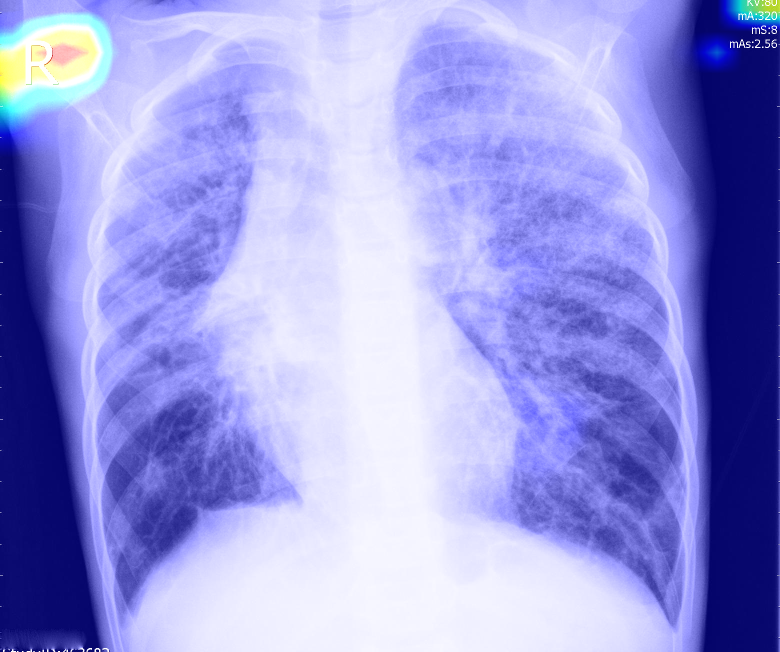
#> input picture reports/overlay_0.png, 1560 x 1304 px (shown at 1/2 size)
$ python -i preprocess_img.py   (imports and definitions only)
#> lines starting #> are read from the running program, lines starting #| are printed output that depends on the picture
#> further down, picture is the input picture: shape (1304, 1560, 3); mean B, G, R 222.5, 152.6, 151.6
"""
Este módulo se encargará de: Redimensionar imágenes al tamaño esperado por el modelo.
Recibe el arreglo proveniento de read_img.py
"""
# preprocess_img.py
import cv2
import numpy as np

def preprocess(array):
    array = cv2.resize(array, (512, 512))
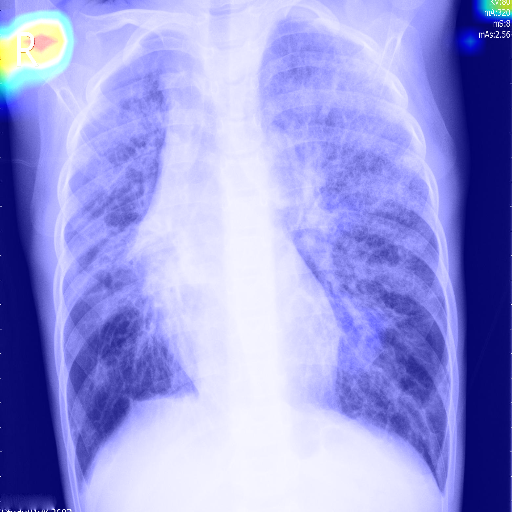
#> array: shape (512, 512, 3); mean of channels 0, 1, 2 222.5, 152.5, 151.6; drawn as B, G, R
    array = cv2.cvtColor(array, cv2.COLOR_BGR2GRAY)
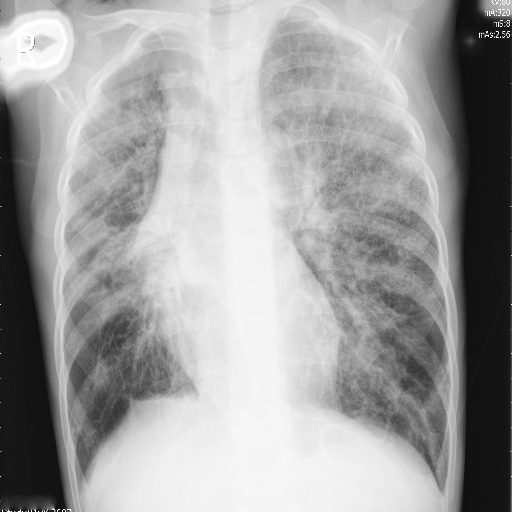
#> array: shape (512, 512); min 12, max 255, mean 160.3
    clahe = cv2.createCLAHE(clipLimit=2.0, tileGridSize=(4, 4))
    array = clahe.apply(array)
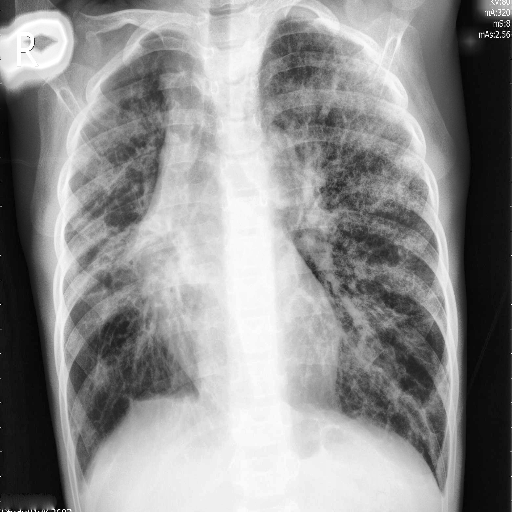
#> array: shape (512, 512); min 3, max 255, mean 142.8
    array = array / 255
    array = np.expand_dims(array, axis=-1)
    array = np.expand_dims(array, axis=0)
    return array.astype(np.float32)

>>> import cv2
>>> picture = cv2.imread('../reports/overlay_0.png')
>>> result = preprocess(picture)

$ run again, on reports/overlay_1.png
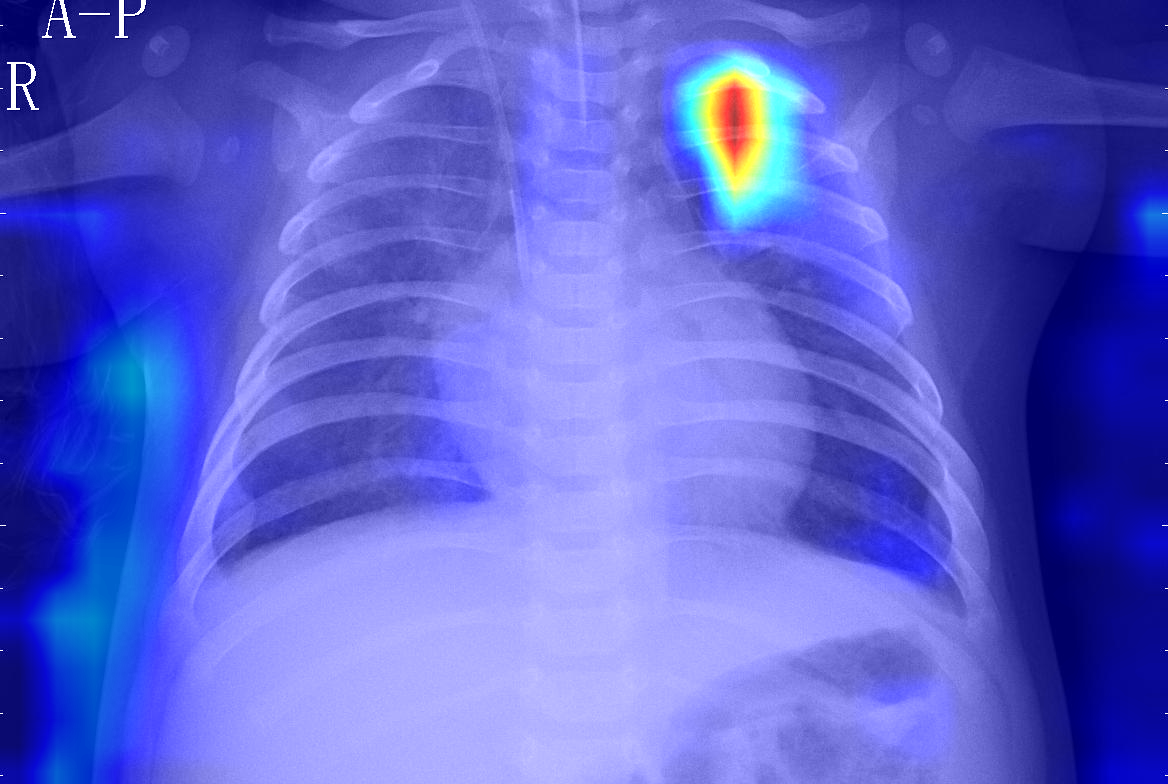
#> input picture reports/overlay_1.png, 1168 x 784 px
#> picture is the input picture: shape (784, 1168, 3); mean B, G, R 206.7, 96.6, 91.8
#> in preprocess, `array = cv2.cvtColor(array, cv2.COLOR_BGR2GRAY)`:
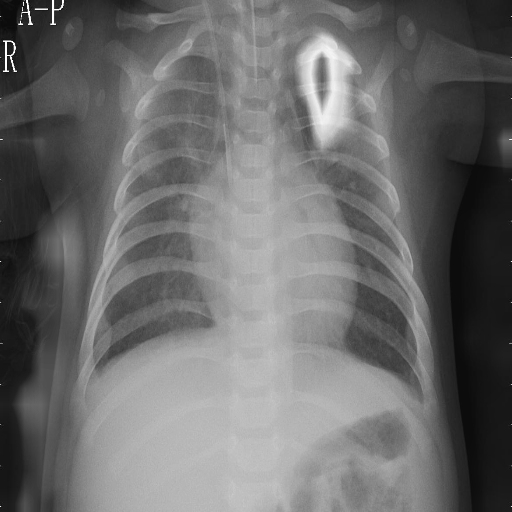
#> array: shape (512, 512); min 12, max 255, mean 107.8
#> in preprocess, `array = clahe.apply(array)`:
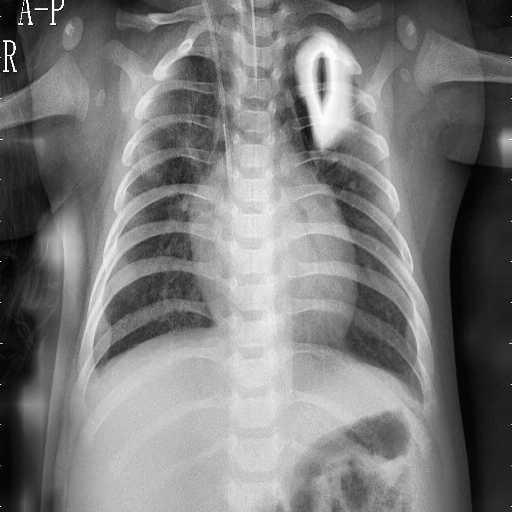
#> array: shape (512, 512); min 3, max 255, mean 122.5
